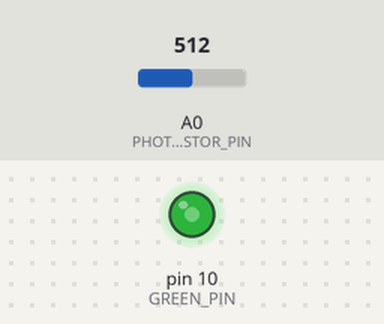
The sketch below on a simulated Arduino Uno, built with avr-gcc and run on an emulated ATmega328P. Parts: output pins drawn as LEDs (lit = HIGH). The test bench sets the inputs (shaded band); at power-on: A0 (PHOTORESISTOR_PIN) = 512.

Above: at 1.2 s.
1.3 s: A0 (PHOTORESISTOR_PIN) set to 306
At 1.6 s:
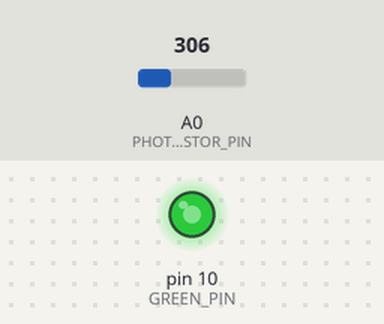
2.8 s: A0 (PHOTORESISTOR_PIN) set to 122
At 3.9 s:
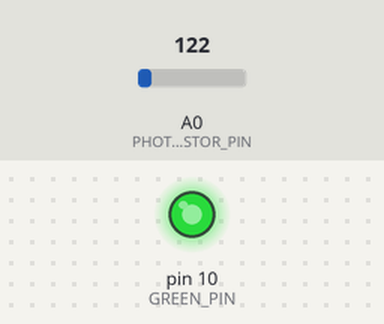
4.3 s: A0 (PHOTORESISTOR_PIN) set to 900
At 5.1 s:
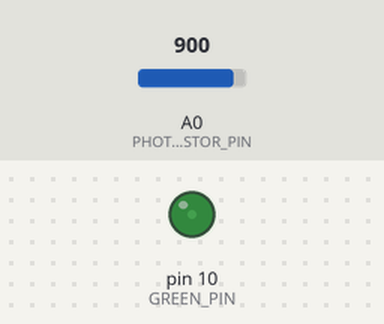
5.8 s: A0 (PHOTORESISTOR_PIN) set to 1023
At 6.2 s:
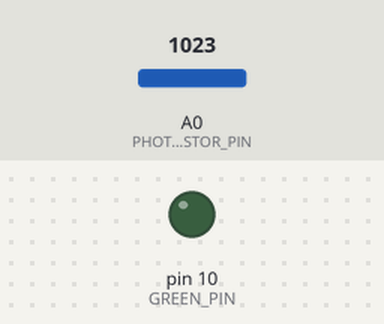
Timing chart, 0 to 8.3 s (numbered marks = the images above; inputs shaded):
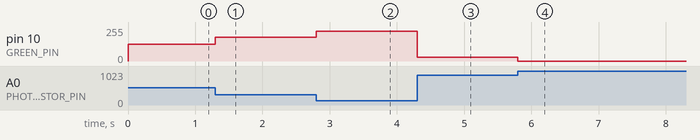

Measured:
- after the input at 1.3 s, pin 10 (GREEN_PIN): 127/255 → 179/255 at once
- after the input at 2.8 s, pin 10 (GREEN_PIN): 179/255 → 225/255 at once
- after the input at 4.3 s, pin 10 (GREEN_PIN): 225/255 → 30/255 at once
- after the input at 5.8 s, pin 10 (GREEN_PIN): 30/255 → 0/255 at once

The sketch:

Photoresistor.ino
```cpp
#define PHOTORESISTOR_PIN A0

#define RED_PIN 12
#define GREEN_PIN 10

#define LUMINOSITY_THRESHOLD 300

/**
 * @brief Sets up serial.
 *
 */
void setup() {
  Serial.begin(115200);
}

/**
 * @brief This program toggles the Red LED and the brightness of the Green LED
 * depending on luminosity of the room and the luminosity threshold.
 *
 */
void loop() {
  int luminosity = analogRead(PHOTORESISTOR_PIN);

  if (luminosity < LUMINOSITY_THRESHOLD) { // powers on Red LED depending on luminosity threshold
    digitalWrite(RED_PIN, LOW);
  }
  else {
    digitalWrite(RED_PIN, HIGH);
  }

  // sets brightness of Green LED depending on how bright the room is
  int scaled = 255 - (luminosity / 4);
  analogWrite(GREEN_PIN, scaled);
}
```
